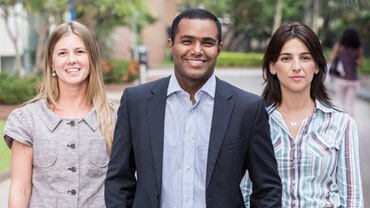
#> input picture M6_Computer_Vision/07. Template matching, corners and Haar cascades/img/people2.jpg, 370 x 208 px
$ jupyter execute 'Haar Cascades.ipynb'   (shell and % lines are left out)
#> lines starting #> are read from the running program, lines starting #| are printed output that depends on the picture; after the words box and inside, x2 and y2 are one past the last pixel; in counts of white or black regions, pixels touching at a corner belong together
[cell 1]
import cv2
import numpy as np
import matplotlib.pyplot as plt
def ip(img_print):
    if len(img_print.shape) == 2:
        plt.figure(figsize=(20,15))
        plt.imshow(img_print, cmap='gray')
    else:
        plt.figure(figsize=(15,10))
        plt.imshow(img_print[:,:,::-1])
    print(img_print.shape)

def hsvp(img_print):
    x =cv2.cvtColor(img_print, cv2.COLOR_2RGB)
    plt.figure(figsize=(15,10))
    plt.imshow(x)

[cell 2]
img = cv2.imread('img/people2.jpg');
#> img is the input picture: shape (208, 370, 3); mean B, G, R 135.2, 136.2, 142.5

[cell 3]
# Given the image above, lets detect faces on the image using haar cascades
# First create a CascadeClassifier using the frontalFace classifier -> Haarcascades/haarcascade_frontalface_default.xml

face_clf = cv2.CascadeClassifier('Haarcascades/haarcascade_frontalface_default.xml')
# Convert the image to grayscale
img_gray = cv2.cvtColor(img, cv2.COLOR_BGR2GRAY)
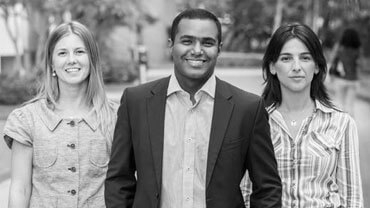
#> img_gray: shape (208, 370); min 0, max 254, mean 138

# Using the classifiers detect all faces on the image
faces = face_clf.detectMultiScale(img_gray, 1.3, 5)
#> faces = [[47, 34, 50, 50], [169, 20, 57, 57], [270, 39, 51, 51]]
# If no faces detected print("No faces found")
if len(faces) > 0:
    for (x,y,w,h) in faces:
        cv2.rectangle(img,(x,y),(x+w,y+h),(255,0,0),2)
        roi_gray = img_gray[y:y+h, x:x+w]
        roi_color = img[y:y+h, x:x+w]
#> this loop made 3 passes
#> pass 1, `roi_gray = img_gray[y:y+h, x:x+w]`:
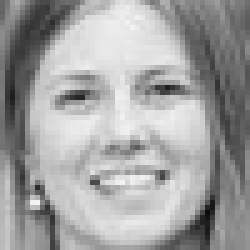
#> roi_gray: shape (50, 50) (shown 5 times larger); min 12, max 244, mean 161.6
#> pass 1, `roi_color = img[y:y+h, x:x+w]`:
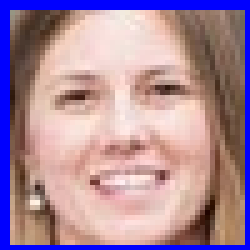
#> roi_color: shape (50, 50, 3) (shown 5 times larger); mean B, G, R 156, 137.5, 169.2
#> pass 2, `roi_gray = img_gray[y:y+h, x:x+w]`:
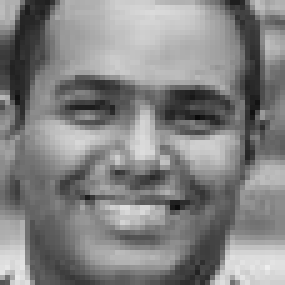
#> roi_gray: shape (57, 57) (shown 5 times larger); min 11, max 238, mean 131.3
#> pass 2, `roi_color = img[y:y+h, x:x+w]`:
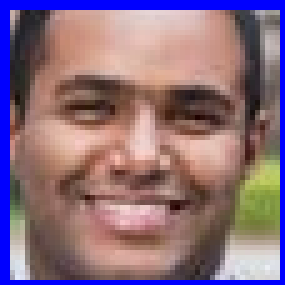
#> roi_color: shape (57, 57, 3) (shown 5 times larger); mean B, G, R 124.9, 109.8, 138.1
#> after the loop:
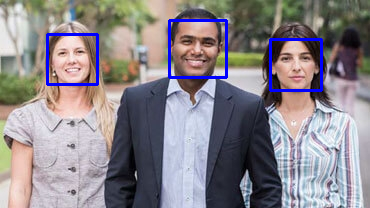
#> img: shape (208, 370, 3); 2.45% of pixels changed, all inside (x1, y1, x2, y2) = (46, 19, 323, 92)
# Otherwise draw a rectangle on each face that has been detected
else:
    print("no faces")
ip(img)
#| (208, 370, 3)

$ run again, with M6_Computer_Vision/07. Template matching, corners and Haar cascades/img/people1.jpg copied over M6_Computer_Vision/07. Template matching, corners and Haar cascades/img/people2.jpg
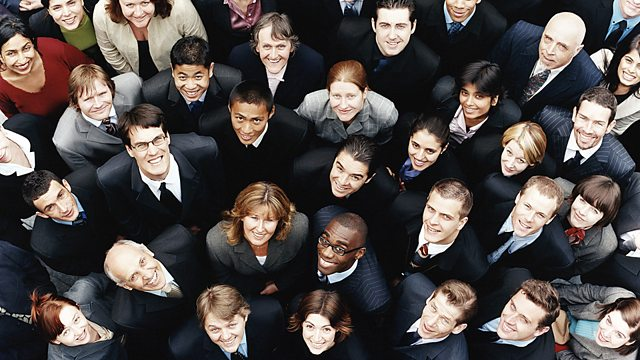
#> input picture M6_Computer_Vision/07. Template matching, corners and Haar cascades/img/people1.jpg, 640 x 360 px
#> img is the input picture: shape (360, 640, 3); mean B, G, R 71.1, 73, 79.5
#> `img_gray = cv2.cvtColor(img, cv2.COLOR_BGR2GRAY)`:
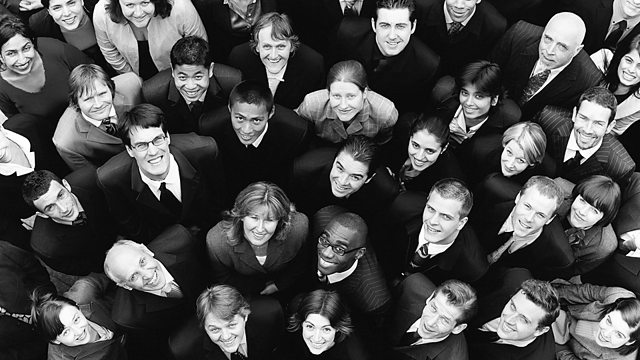
#> img_gray: shape (360, 640); min 0, max 255, mean 74.8
#> faces = [[326, 81, 38, 38], [299, 313, 39, 39], [368, 6, 51, 51], [225, 99, 50, 50], [236, 199, 49, 49]]
#> the loop `for (x,y,w,h) in faces:` made 5 passes
#> after the loop `for (x,y,w,h) in faces:`:
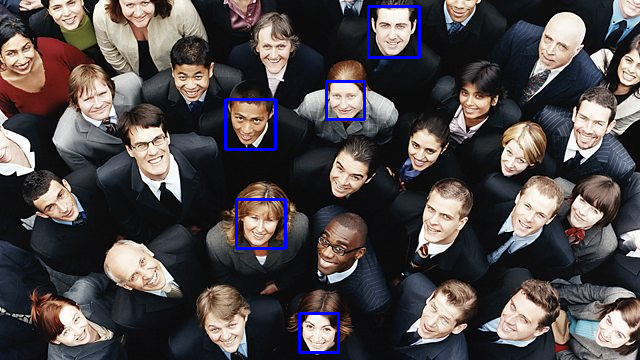
#> img: shape (360, 640, 3); 1.17% of pixels changed, all inside (x1, y1, x2, y2) = (224, 5, 421, 354)
#| (360, 640, 3)
